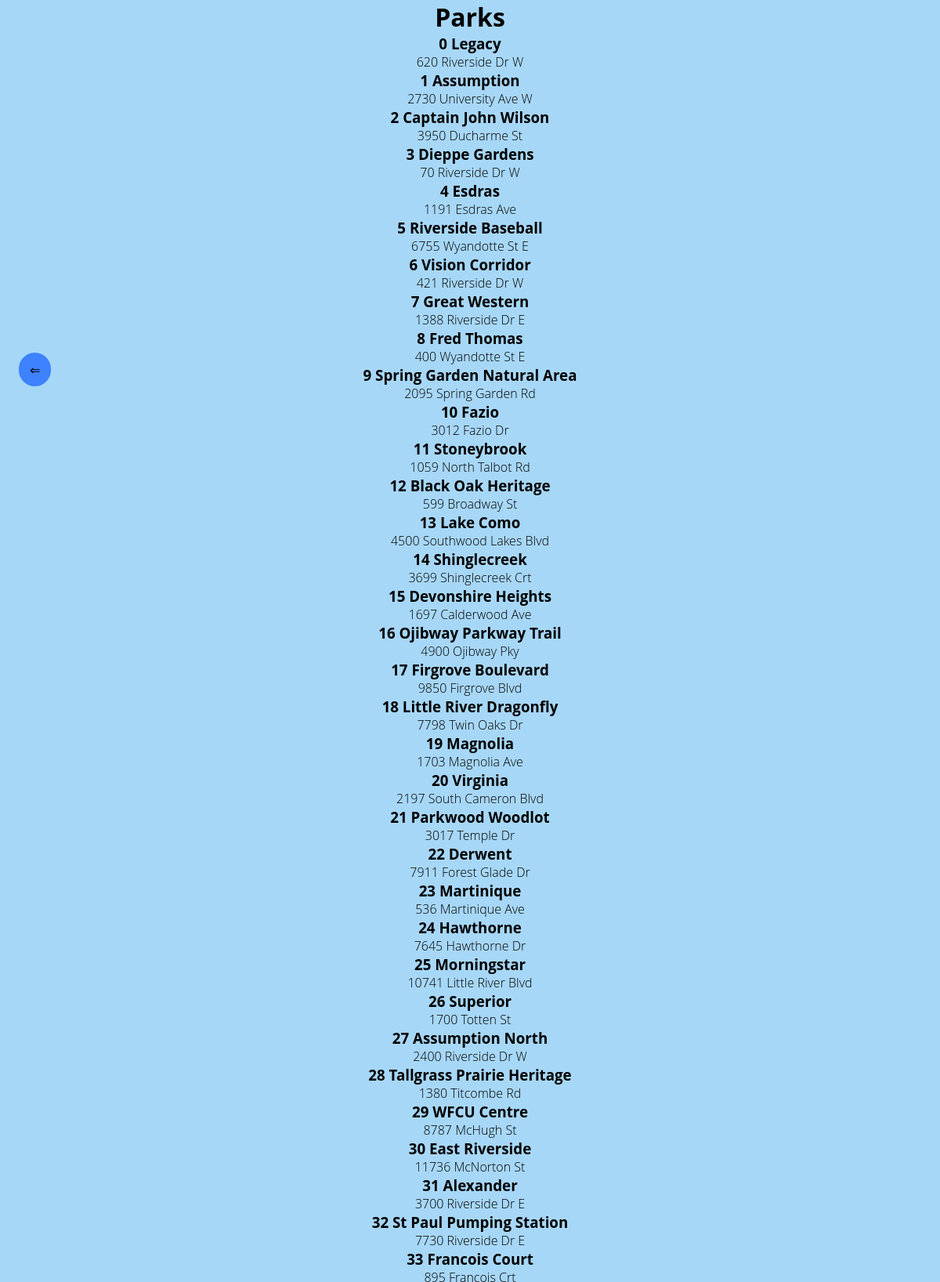
Page /parks (upper part) on the committed database.
### tables this page shows
CREATE TABLE parks (
    latitude FLOAT NOT NULL,
    longitude FLOAT NOT NULL,
    id INTEGER PRIMARY KEY,
    names TEXT NOT NULL,
    street TEXT NOT NULL
);

### app.py (the view)
@app.route("/parks")
def parks():
    conn = get_db_connection()
    parks = conn.execute("SELECT * FROM parks").fetchall()
    conn.close()
    return render_template("parks.html", parks=parks)

### app.py (called while the page is built)
def get_db_connection():
    conn = sqlite3.connect("database.db")
    conn.row_factory = sqlite3.Row
    return conn

### templates/parks.html (shortened to what this page needs)
{% extends 'base.html' %} {%block head%}
<link rel="stylesheet" href="{{ url_for('static', filename='base.css') }}" />
{%endblock%} {%block content%} {%endblock%} {%block more%}
<h1>Parks</h1>
<div id="previous">
  <a href="{{ url_for('index')}}">&lArr;</a>
</div>
{% for element in parks %}
<div class="container">
  <h3>{{ element['id'] }} {{ element['names'] }}</h3>
  <p>{{ element['street']}}</p>
</div>
{% endfor %} {%endblock%}

### static/base.css (style rules this page uses)
body, header, head, h1, h2, h3, h4, p { margin:0; padding:0; text-align: center; }
body { font-family: 'Open Sans', sans-serif; box-sizing: border-box; background-color: #a7d7f7; font-weight: 300; }
#previous a { border-style: solid; border-width: 2px; border-color: #3e82ff; border-radius: 25px; padding-top:8.5px; padding-bottom: 8.5px; padding-left: 12px; padding-right: 12px; background-color: #3e82ff; color:#000000; text-decoration: none; position:fixed; top: 5%; left:2%; }

### rows in the picture
parks: id "0", names "Legacy", street "620 Riverside Dr W"
parks: id "1", names "Assumption", street "2730 University Ave W"
parks: id "2", names "Captain John Wilson", street "3950 Ducharme St"
parks: id "3", names "Dieppe Gardens", street "70 Riverside Dr W"
parks: id "4", names "Esdras", street "1191 Esdras Ave"
parks: id "5", names "Riverside Baseball", street "6755 Wyandotte St E"
parks: id "6", names "Vision Corridor", street "421 Riverside Dr W"
parks: id "7", names "Great Western", street "1388 Riverside Dr E"
parks: id "8", names "Fred Thomas", street "400 Wyandotte St E"
parks: id "9", names "Spring Garden Natural Area", street "2095 Spring Garden Rd"
parks: id "10", names "Fazio", street "3012 Fazio Dr"
parks: id "11", names "Stoneybrook", street "1059 North Talbot Rd"
parks: id "12", names "Black Oak Heritage", street "599 Broadway St"
parks: id "13", names "Lake Como", street "4500 Southwood Lakes Blvd"
parks: id "14", names "Shinglecreek", street "3699 Shinglecreek Crt"
parks: id "15", names "Devonshire Heights", street "1697 Calderwood Ave"
parks: id "16", names "Ojibway Parkway Trail", street "4900 Ojibway Pky"
parks: id "17", names "Firgrove Boulevard", street "9850 Firgrove Blvd"
parks: id "18", names "Little River Dragonfly", street "7798 Twin Oaks Dr"
parks: id "19", names "Magnolia", street "1703 Magnolia Ave"
parks: id "20", names "Virginia", street "2197 South Cameron Blvd"
parks: id "21", names "Parkwood Woodlot", street "3017 Temple Dr"
parks: id "22", names "Derwent", street "7911 Forest Glade Dr"
parks: id "23", names "Martinique", street "536 Martinique Ave"
parks: id "24", names "Hawthorne", street "7645 Hawthorne Dr"
parks: id "25", names "Morningstar", street "10741 Little River Blvd"
parks: id "26", names "Superior", street "1700 Totten St"
parks: id "27", names "Assumption North", street "2400 Riverside Dr W"
parks: id "28", names "Tallgrass Prairie Heritage", street "1380 Titcombe Rd"
parks: id "29", names "WFCU Centre", street "8787 McHugh St"
parks: id "30", names "East Riverside", street "11736 McNorton St"
parks: id "31", names "Alexander", street "3700 Riverside Dr E"
parks: id "32", names "St Paul Pumping Station", street "7730 Riverside Dr E"
parks: id "33", names "Francois Court"
